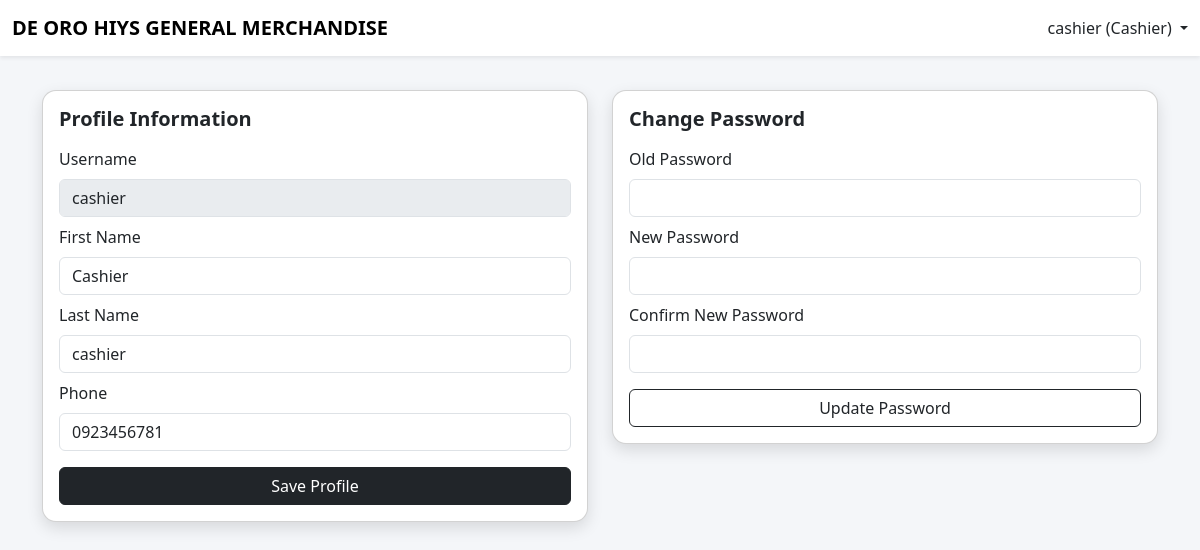
Before: /cashier/cashier_profile.php (signed in) with the older database file.
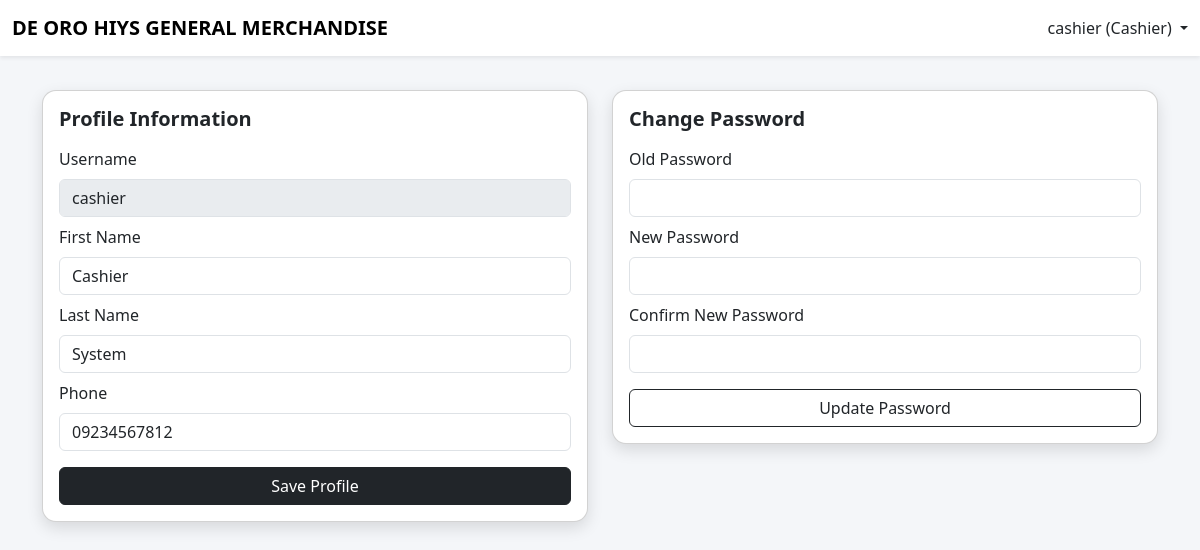
After: the same page with the newer database file.
### tables this page shows
CREATE TABLE `users` (
  `user_id` int(11) NOT NULL,
  `username` varchar(50) NOT NULL,
  `password` varchar(255) NOT NULL,
  `first_name` varchar(50) DEFAULT NULL,
  `last_name` varchar(50) DEFAULT NULL,
  `phone` varchar(20) DEFAULT NULL,
  `role` varchar(20) NOT NULL,
  `created_at` timestamp NOT NULL DEFAULT current_timestamp(),
  `status` enum('active','inactive') DEFAULT 'active'
);

### cashier/cashier_profile.php (the view, shortened to what this page needs)
<?php
include "../config/db.php";
$user_id = (int)$_SESSION['user_id'];
$username = $_SESSION['username'] ?? 'Cashier';
function h($v){
return htmlspecialchars((string)$v, ENT_QUOTES, 'UTF-8');
}
$stmt = $conn->prepare("
SELECT user_id, username, first_name, last_name, phone, password, role, status
FROM users
WHERE user_id = ?
LIMIT 1
");
$stmt->bind_param("i", $user_id);
$stmt->execute();
$user = $stmt->get_result()->fetch_assoc();
?>
<!DOCTYPE html>
<html lang="en">
<head>
<link href="https://cdn.jsdelivr.net/npm/bootstrap@5.3.2/dist/css/bootstrap.min.css" rel="stylesheet">
<link href="https://cdnjs.cloudflare.com/ajax/libs/font-awesome/6.5.1/css/all.min.css" rel="stylesheet">
</head>
<body>
<nav class="navbar navbar-expand-lg navbar-light bg-white shadow-sm fixed-top">
<div class="container-fluid">
<span class="navbar-brand fw-bold">DE ORO HIYS GENERAL MERCHANDISE</span>
<div class="ms-auto dropdown">
<a class="nav-link dropdown-toggle" data-bs-toggle="dropdown">
<?= h($username) ?> (Cashier)
</a>
</div>
</div>
</nav>
<div class="container main-content">
<div class="row g-4">
<div class="col-md-6">
<div class="card">
<div class="card-body">
<h5 class="fw-bold mb-3">Profile Information</h5>
<form method="post">
<div class="mb-2">
<label class="form-label">Username</label>
<input class="form-control" value="<?= h($user['username']) ?>" disabled>
</div>
<div class="mb-2">
<label class="form-label">First Name</label>
<input class="form-control" name="first_name" value="<?= h($user['first_name']) ?>" required>
</div>
<div class="mb-2">
<label class="form-label">Last Name</label>
<input class="form-control" name="last_name" value="<?= h($user['last_name']) ?>" required>
</div>
<div class="mb-3">
<label class="form-label">Phone</label>
<input class="form-control" name="phone" value="<?= h($user['phone']) ?>">
</div>
<button class="btn btn-dark w-100">Save Profile</button>
</form>
</div>
</div>
</div>
<div class="col-md-6">
<div class="card">
<div class="card-body">
<h5 class="fw-bold mb-3">Change Password</h5>
<form method="post">
<div class="mb-2">
<label class="form-label">Old Password</label>
<input type="password" class="form-control" name="old_password" required>
</div>
<div class="mb-2">
<label class="form-label">New Password</label>
<input type="password" class="form-control" name="new_password" requir  ed>
</div>
<div class="mb-3">
<label class="form-label">Confirm New Password</label>
<input type="password" class="form-control" name="confirm_password" required>
</div>
<button class="btn btn-outline-dark w-100">Update Password</button>
</form>
</div>
</div>
</div>
</div>
</div>
</body>
</html>

Changed rows visible on the page:
changed users "cashier": last_name "cashier" → "System"; phone "0923456781" → "09234567812"
